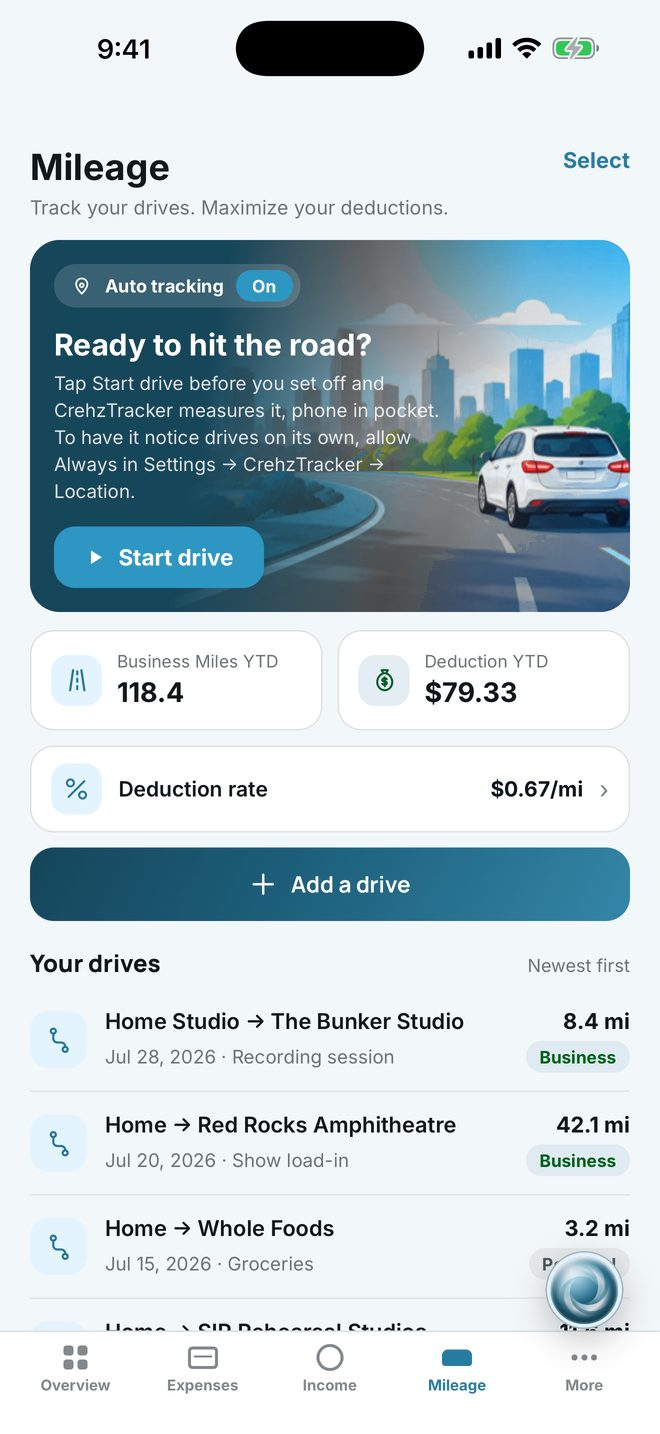
#> input picture img/arctic/04-mileage.jpg, 660 x 1434 px, given in place of 04-mileage.png, which was not available
$ python _tint.py
#> lines starting #> are read from the running program, lines starting #| are printed output that depends on the picture; after the words box and inside, x2 and y2 are one past the last pixel; in counts of white or black regions, pixels touching at a corner belong together; pictures that were not available may be replaced by others from this repository, and a replacement may not be noted
"""Re-skin the App Store screenshots into the app's palettes, the way the app
does it (palShiftWith): low-chroma pixels take the palette's neutral hue, the
warm accent family (copper, amber) takes the accent hue, greens/reds/blues are
left alone. Hues here are HSL approximations of the OKLCH table."""
import sys, os
from PIL import Image, ImageChops
SRC="build/appstore-6.9-b182"; OUT="site/img"
PAL={ # key: (neutral hue°, neutral chroma x, accent hue°, accent chroma x)
 'periwinkle':(237,1.5,243,1.2),'lagoon':(183,1.5,187,.85),'blush':(350,1.6,318,1.0),
 'violet':(285,1.1,285,1.15),'arctic':(205,.6,198,.77),'sand':(42,1,28,1)}
JOBS={'periwinkle':['01-overview','02-expenses','03-income','05-home-office','06-1099-recipients','07-reporting-analytics'],
      'lagoon':['01-overview','02-expenses','03-income','06-1099-recipients','07-reporting-analytics'],'blush':['01-overview'],'violet':['01-overview','02-expenses','03-income'],'arctic':['01-overview','02-expenses','03-income','04-mileage']}
# 01-03 are device captures (9:02, no island); 04-07 carry the 9:41 bar with the island.
# Every screen gets 04's top strip so the phones match.
STRIP=Image.open(f"{SRC}/04-mileage.png").convert('RGB').crop((0,0,1320,175))
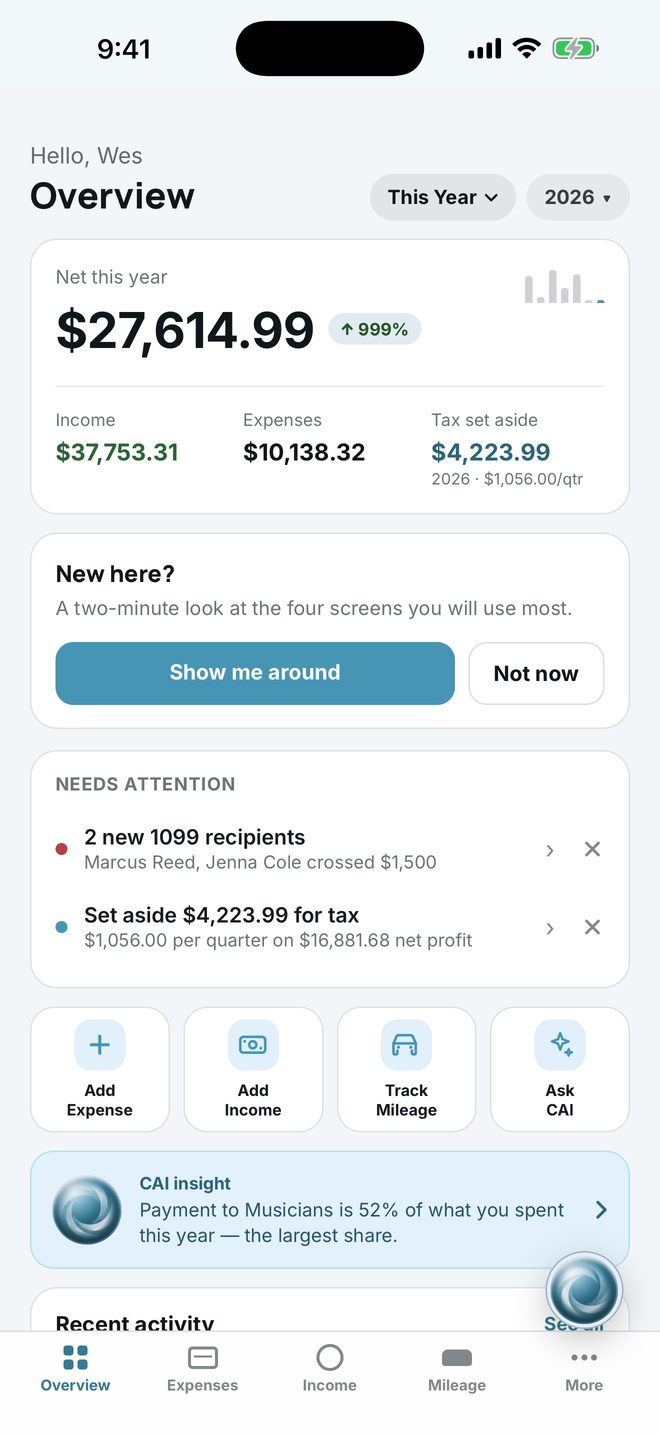
#> input picture img/arctic/01-overview.jpg, 660 x 1434 px, given in place of 01-overview.png, which was not available
#> further down, im is the input picture: PIL image 660x1434 RGB; mean R, G, B 232.3, 237.5, 240.3
def h8(deg): return int(round(deg/360*255))%256
def tint(im,nH,nC,aH,aC):
#> called with nH = 237, nC = 1.5, aH = 243, aC = 1.2
    hsv=im.convert('HSV'); H,S,V=hsv.split()
#> after `hsv = im.convert('HSV')`: hsv: PIL image 660x1434 HSV; mean H, S, V 78.2, 12.1, 240.2
    neutral=S.point(lambda v:255 if v<64 else 0)                    # S < .25
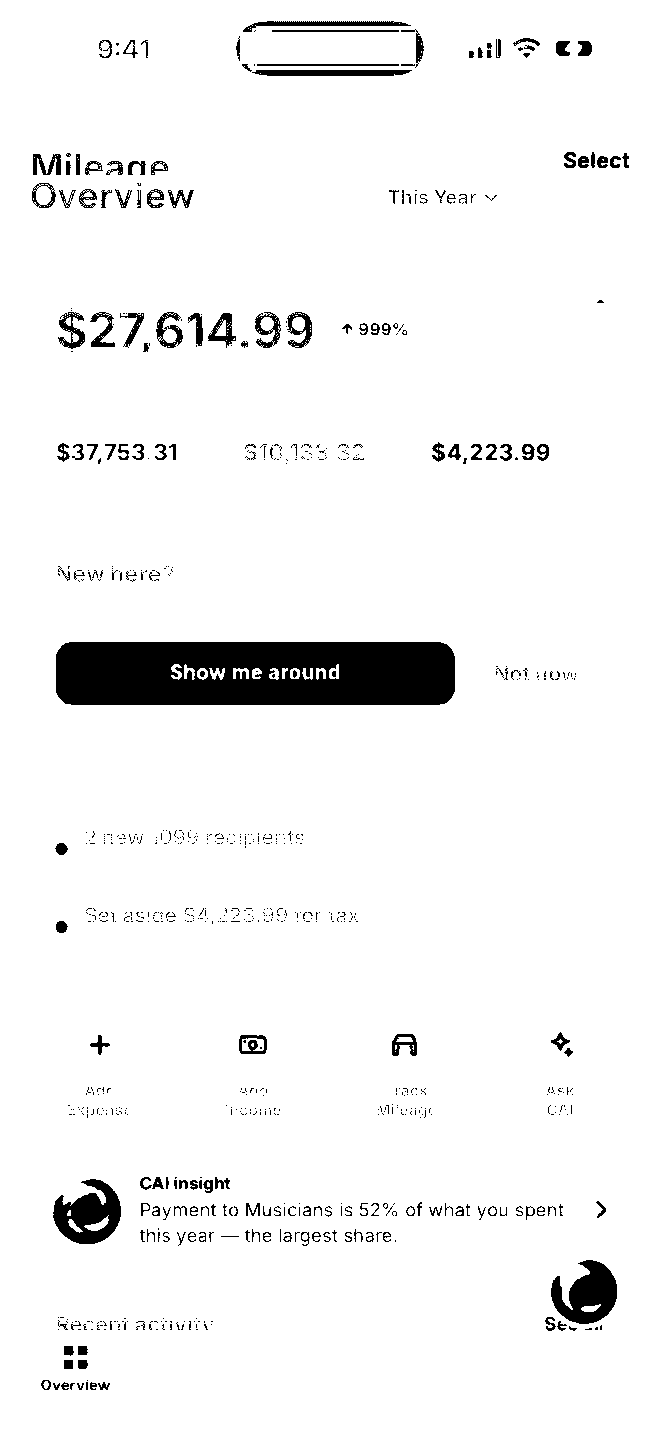
#> neutral: PIL image 660x1434 L; 95.1% white; 772 black regions (596 under 20 px), largest, box (x1, y1, x2, y2) and area: (56, 642, 455, 705) 23796, (53, 1179, 121, 1244) 2625, (551, 1260, 617, 1324) 2580
    warmhue=H.point(lambda v:255 if h8(8)<=v<=h8(62) else 0)         # 8°..62°
#> warmhue: PIL image 660x1434 L; 1.1% white; 327 white regions (207 under 20 px), largest, box (x1, y1, x2, y2) and area: (79, 707, 449, 714) 420, (160, 1338, 208, 1360) 372, (81, 640, 431, 641) 350
    warm=ImageChops.multiply(warmhue, S.point(lambda v:255 if v>=64 else 0))
#> warm: PIL image 660x1434 L; 0% white in thin lines or dots, all inside (x1, y1, x2, y2) = (61, 30, 256, 845)
    H2=Image.composite(Image.new('L',H.size,h8(nH)),H,neutral)
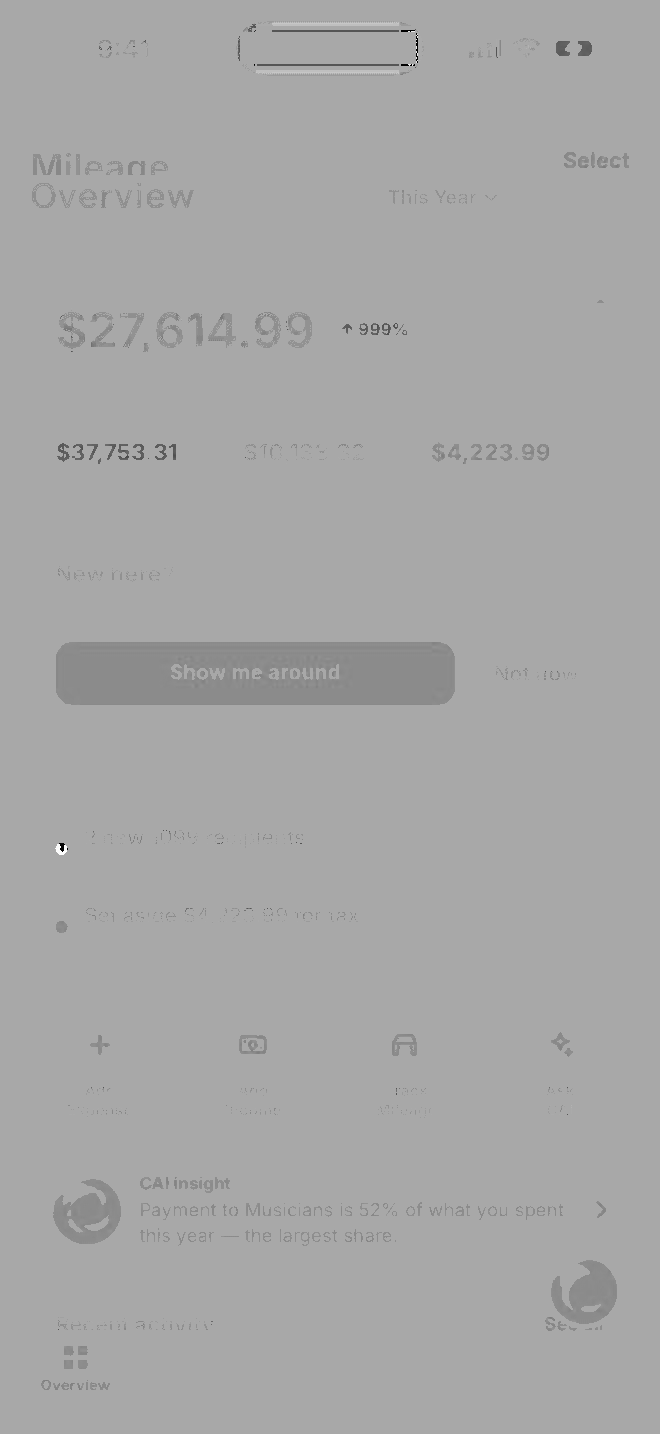
#> H2: PIL image 660x1434 L; min 0, max 254, mean 166.6
    H2=Image.composite(Image.new('L',H.size,h8(aH)),H2,warm)
    S2=Image.composite(S.point(lambda v:min(255,int(v*nC))),S,neutral)
    S2=Image.composite(S.point(lambda v:min(255,int(v*aC))),S2,warm)
    return Image.merge('HSV',(H2,S2,V)).convert('RGB')
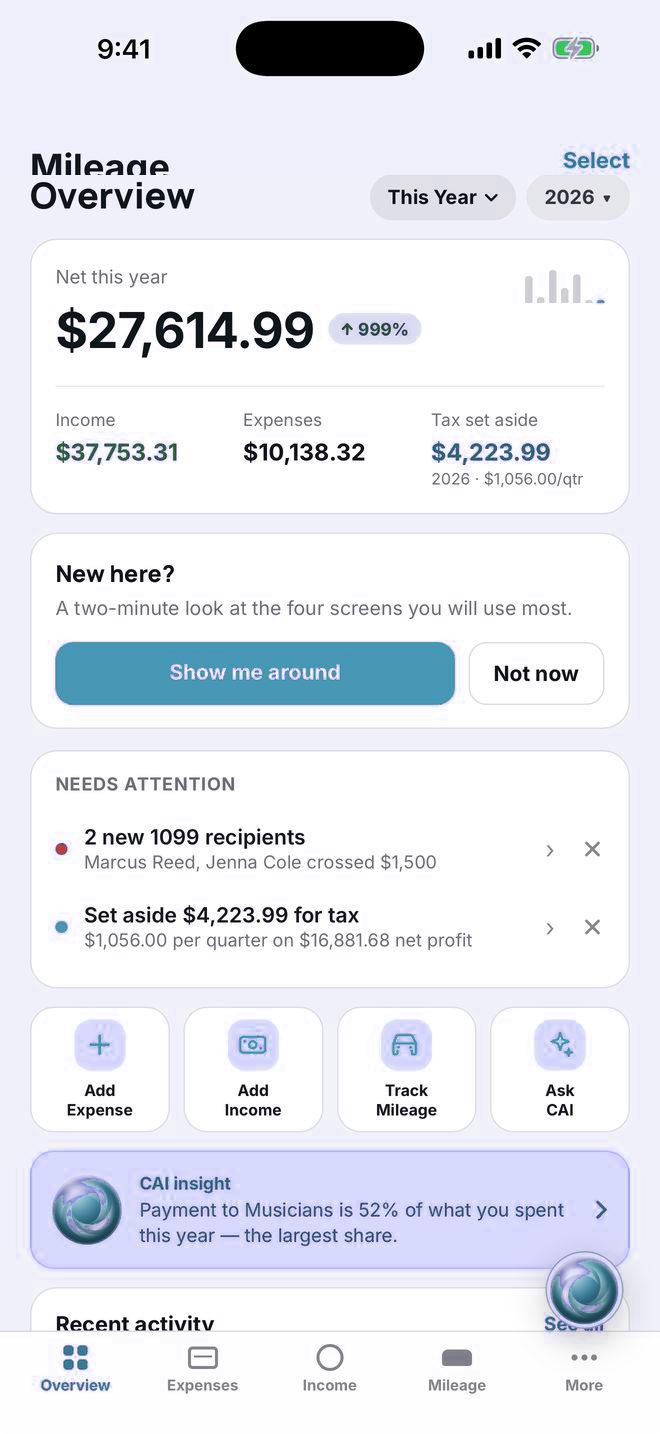
#> returned value: PIL image 660x1434 RGB; mean R, G, B 229.7, 232.7, 240.1
for pal,names in JOBS.items():
    os.makedirs(f"{OUT}/{pal}",exist_ok=True)
    for n in names:
#> (the run stopped early here; a loop or call above may not have finished)
